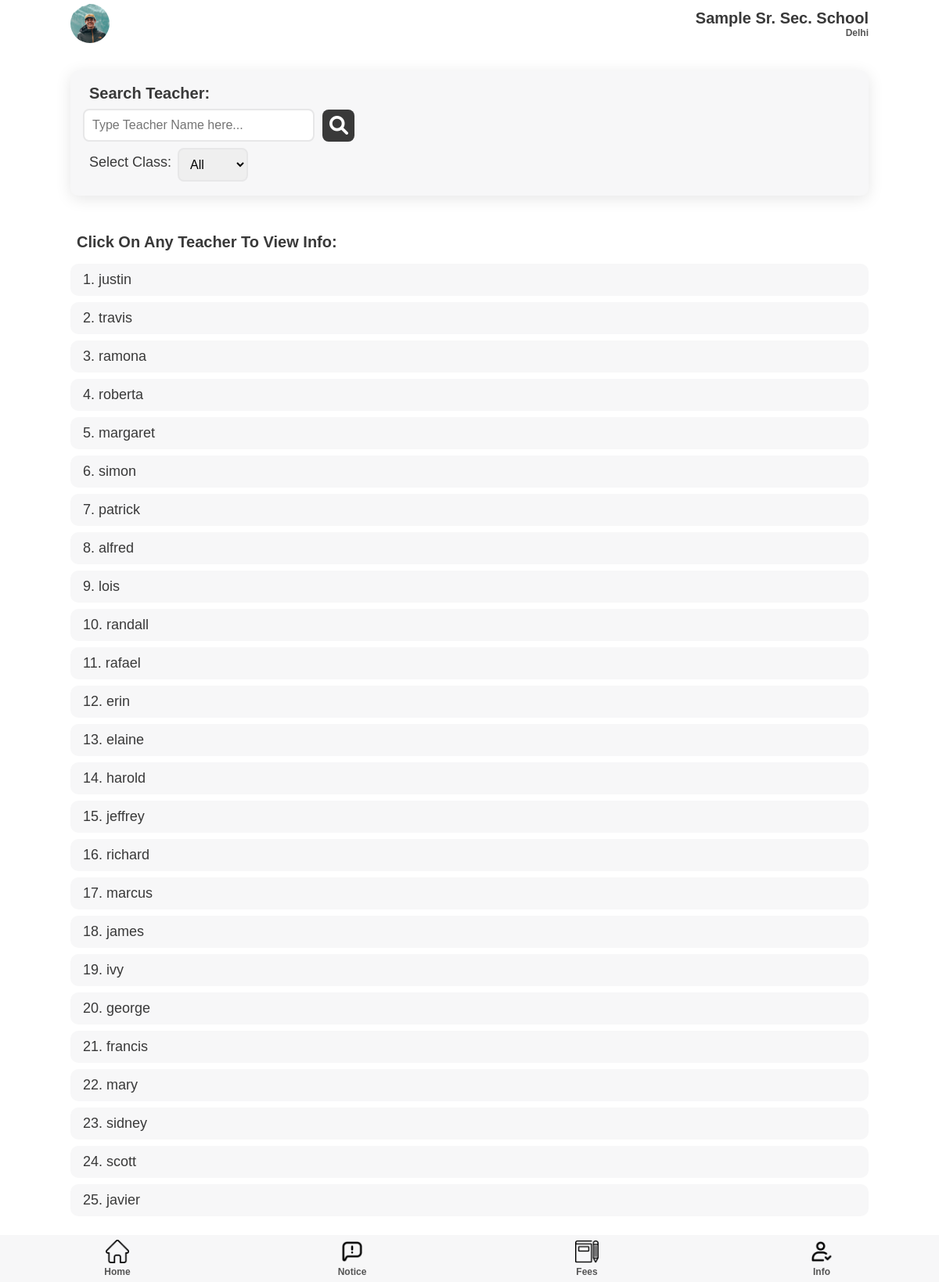
Page /superadmin/teachers/ (signed in) on the committed database.
### teacher/models.py (models this page shows)
class teacher(models.Model):
    fname = models.CharField(max_length=50)
    mname = models.CharField(max_length=50, blank=True, null=True)
    lname = models.CharField(max_length=50, blank=True, null=True)
    email = models.EmailField()
    phone = models.IntegerField()
    user = models.OneToOneField(User, on_delete=models.CASCADE, primary_key = True)
    school = models.ForeignKey('superadmin.school', on_delete=models.PROTECT)

### superadmin/views.py (the view)
# urls.py: path('teachers/', views.teachers, name = 'teachers'),
def teachers(request):
    admin = SuperAdmin.objects.get(user = request.user)
    teachers = teacher.objects.filter(school = admin.school)
    classes = classSection.objects.filter(teacher__in = teacher.objects.filter(school = admin.school))
    return render(request, 'teachers.html', {'teachers': teachers, 'classes': classes})

### templates/superadmin/teachers.html (shortened to what this page needs)
{% extends 'adminhome.html' %}
{% load static %}
{% block extra-head %}
    <link rel="stylesheet" href="{% static '/css/attendance.css' %}" />
    <link rel="stylesheet" href="{% static '/css/teacherExam.css' %}" />
    <link rel="stylesheet" href="{% static '/css/progress.css' %}" />
    <link rel="stylesheet" href="{% static '/css/adminList.css' %}" />
{% endblock extra-head %}
{% block content %}
    <section id="main">
        <section id="list-hero">
        <div class="menu-list list-hero">
          <div class="list-hero-search">
            <h2>Search Teacher:</h2>
            <div class="list-search-box">
              <input
                type="text"
                placeholder="Type Teacher Name here..."
                onchange="submitHandler(event)"
              />
              <i class="fas fa-search"></i>
            </div>
          </div>
          <div class="list-hero-filter">
            <p>Select Class:</p>
            <select name="select-class" id="" onchange="submitHandler(event)">
              <option value="all" selected>All</option>
            </select>
          </div>
        </div>
      </section>
      <section id="admin-stud-list">
        <div class="admin-stud-list">
          <h2>Click on any Teacher to view info:</h2>
          {% for teacher in teachers %}
          <div class="stud-list-elem">
            <div>
              <p>{{ forloop.counter }}. {{ teacher.fname }} {% if teacher.mname %}{{ teacher.mname }}{% endif %} {% if teacher.lname %}{{ teacher.lname }}{% endif %}</p>
            </div>
          </div>
          {% endfor %}
        </div>
      </section>
    </section>
{% endblock content %}

### static/css/style.css (style rules this page uses)
:root { --dark-green: #1ab7ea; --light-green: #9cdabd; --dark-red: #fb3f4a; --light-red: #fb878e; --light-red: #2196f3; --light-grey: #f7f7f8; --dark-grey: #e7e7e8; --dark: #393939; --faded: #555555; --center-width: 85%; }
* { box-sizing: border-box; margin: 0; padding: 0; }
body { font-family: "Arial", sans-serif; -webkit-font-smoothing: antialiased; }
* { margin: 0; padding: 0; }
#main { margin: auto; margin-bottom: 60px; width: 100%; background-color: #fff; }
.menu-list, .component-back { background-color: var(--light-grey); border-radius: 10px; display: flex; justify-content: space-between; align-items: center; margin: 1em 0; padding: 10px 16px; transition: all 0.5s ease 0s; box-shadow: 0px 4px 20px rgba(0, 0, 0, 0.1); }
p { color: var(--dark); font-size: 15px; font-weight: 300; }
h2 { color: var(--dark); text-transform: capitalize; font-size: 20px; font-weight: 600; }

### static/css/adminList.css (style rules this page uses)
#list-hero { width: var(--center-width); margin: auto; }
.list-hero { flex-direction: column; align-items: baseline; }
.list-hero-search { width: 100%; }
.list-hero-search > p, .list-hero-search > h2, .list-hero-filter > p { margin: 8px; }
.list-search-box { display: flex; align-items: center; }
.list-search-box > i { font-size: 24px; margin: 0px 10px; background-color: var(--dark); color: #fff; padding: 8.5px; border-radius: 8px; transition: all 0.2s ease 0s; }
input[type="text"] { outline: none; width: 30%; padding: 10px; font-size: 16px; border: 2px solid var(--dark-grey); border-radius: 8px; transition: all 0.4s ease; }
p { font-size: 18px; }
.list-hero-filter { width: 100%; margin: 8px 0px; display: flex; }
.list-hero-filter select { width: 90px; outline: none; padding: 10px; font-size: 16px; border: 2px solid var(--dark-grey); border-radius: 8px; transition: all 0.1s ease; }
#admin-stud-list { width: var(--center-width); margin: auto; padding: 1em 0px; }
.stud-list-elem { background-color: var(--light-grey); border-radius: 10px; display: flex; flex-direction: column; justify-content: flex-start; align-items: flex-start; margin: 0.5em 0; padding: 10px 16px; }
.admin-stud-list h2 { margin: 8px; padding: 8px 0px; }

### rows in the picture
teacher: fname "justin"
teacher: fname "travis"
teacher: fname "ramona"
teacher: fname "roberta"
teacher: fname "margaret"
teacher: fname "simon"
teacher: fname "patrick"
teacher: fname "alfred"
teacher: fname "lois"
teacher: fname "randall"
teacher: fname "rafael"
teacher: fname "erin"
teacher: fname "elaine"
teacher: fname "harold"
teacher: fname "jeffrey"
teacher: fname "richard"
teacher: fname "marcus"
teacher: fname "james"
teacher: fname "ivy"
teacher: fname "george"
teacher: fname "francis"
teacher: fname "mary"
teacher: fname "sidney"
teacher: fname "scott"
teacher: fname "javier"
